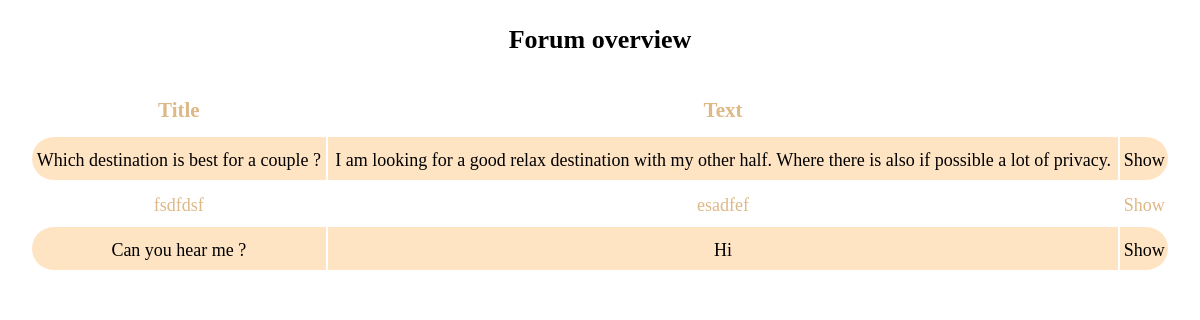
Page /ad_min/forum.php (signed in) on the committed database.
### tables this page shows
CREATE TABLE IF NOT EXISTS `forum` (
  `id` int(11) NOT NULL AUTO_INCREMENT,
  `name` varchar(30) NOT NULL,
  `title` varchar(50) NOT NULL,
  `text` varchar(500) NOT NULL,
  `date` date NOT NULL,
  `answers` int(11) NOT NULL,
  PRIMARY KEY (`id`)
);

### ad_min/forum.php (the view, shortened to what this page needs)
<?php
if (isset($_SESSION['adminid']))
{
    $content = '<!DOCTYPE html>
    <html>
    <head>
    <title>Forum Travelers</title>
    <link rel="stylesheet" media="screen" type="text/css" href="admin.css" />
    </head>
    <body>
    <div id="forum-box">
    <h2>Forum overview</h2>
    <table>
    <tr>
    <th>Title</th>
    <th>Text</th>
     <th>&nbsp;</th>
    </tr>';
    $conn = false;
    if ($conn)
    {
        $res = $conn->query('SELECT * FROM forum ORDER BY id DESC');
        while ($row = $res->fetch())
        {
            $id = $row['id'];
            $title = htmlentities($row['title']);
            $text = htmlentities($row['text']);
            $content .= '<td>' . $title . '</td>';
            $content .= '<td>' . $text . '</td>';
            $content .= '<td><a href="show-forum.php?id=' . $id . '">Show</a></td>';
            $content .= '</tr>';
        }
    }
    else
    {
        $content = '</table><p>Can not connect to the database </p>';
    }
    $content .= '</table></div>';
    $content .= '</body></html>';
    echo $content;
}
else
{
    echo 'No access </br>';
}
?>

### ad_min/admin.css (style rules this page uses)
* { margin: 0; padding: 0; }
body { width: 100%; }
#forum-box { margin: 20px auto 20px; width: 95%; margin-top: 20px; text-align: center; }
#forum-box h2 { font-size: 26px; padding: 5px; }
#forum-box table { width: 100%; margin: 20px auto 0; text-align: center; }
#forum-box th { height: 50px; font-size: 21px; padding: 3px 3px 0 3px; }
#forum-box td { height: 40px; font-size: 18px; padding: 3px 3px 0 3px; }
#forum-box tr:nth-child(odd) { color: burlywood; }
#forum-box table a { color: black; text-decoration: none; }
#forum-box table tr:nth-child(odd) a { color: burlywood; }
#forum-box td:first-of-type { border-bottom-left-radius: 25px; border-top-left-radius: 25px; }
#forum-box td:last-of-type { border-bottom-right-radius: 25px; border-top-right-radius: 25px; }

### rows in the picture
forum: title "Which destination is best for a couple ?", text "I am looking for a good relax destination with my other half. Where there is also if possible a lot of privacy."
forum: title "fsdfdsf", text "esadfef"
forum: title "Can you hear me ?", text "Hi"
